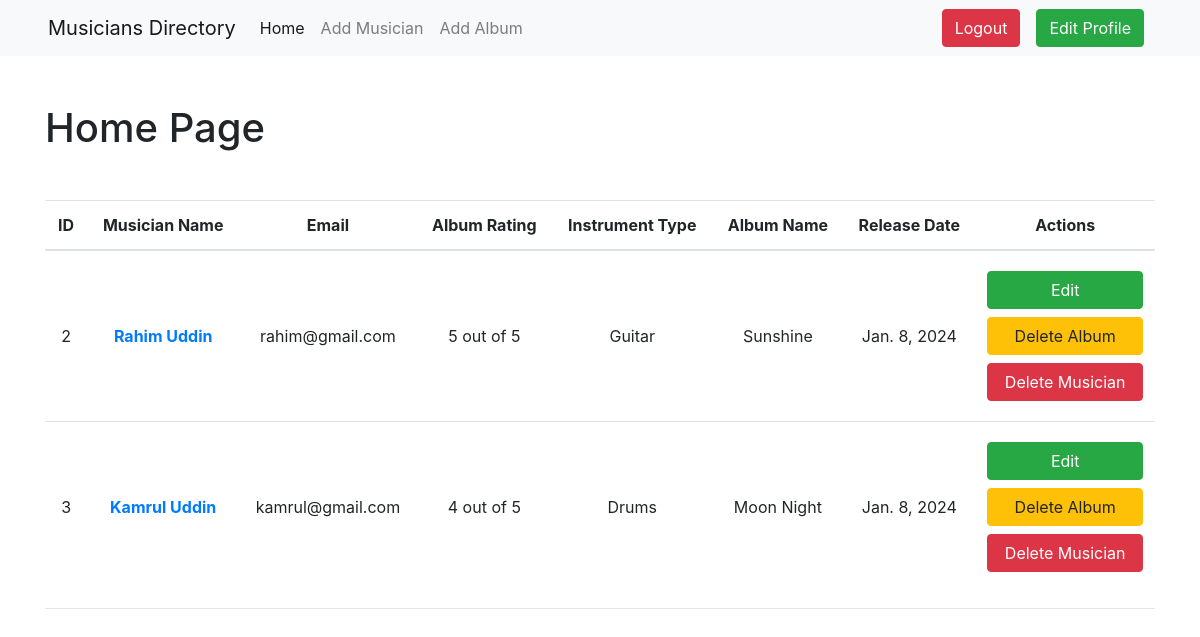
The app's page / (signed in) with its own data.
### album/models.py (models this page shows, shortened)
class Album(models.Model):
    name = models.CharField(max_length=50)
    musician = models.ForeignKey(Musician, on_delete=models.CASCADE)
    release = models.DateField(auto_now_add=True)
    rating = models.CharField(max_length=20,choices=(('1','1'), ('2','2'), ('3','3'), ('4','4'),('5','5')))

### musician/models.py (models this page shows, shortened)
class Musician(models.Model):
    first_name = models.CharField(max_length=50)
    last_name = models.CharField(max_length=50)
    email = models.EmailField()
    phone = models.CharField(max_length=20)
    instrument = models.CharField(max_length=50)

### MusiciansDirectory/views.py (the view)
# urls.py: 2. Add a URL to urlpatterns:  path('', views.home, name='home')
def home(request):
    data = Album.objects.all()
    return render(request,'home.html',{'data':data})

### templates/home.html (shortened to what this page needs)
{% extends "base.html" %}
{% block content %}
<div class="container">
    <br><br>
    <h1>Home Page</h1>
    <table class="table mt-5 text-center">
        <thead>
          <tr>
            <th scope="col">ID</th>
            <th scope="col">Musician Name</th>
            <th scope="col">Email</th>
            <th scope="col">Album Rating</th>
            <th scope="col">Instrument Type</th>
            <th scope="col">Album Name</th>
            <th scope="col">Release Date</th>
            {% if request.user.is_authenticated %}
            <th scope="col">Actions</th>
            {% endif %}
          </tr>
        </thead>
        <tbody>
            {% for i in data %}
                <tr>
                    <td class="align-middle">{{i.id}}</td>
                    <td class="align-middle"><a href="{% url 'edit_musician' i.musician.id %}"><b>{{i.musician.first_name}} {{i.musician.last_name}}</b></a></td>
                    <td class="align-middle">{{i.musician.email}}</td>
                    <td class="align-middle">{{i.rating}} out of 5</td>
                    <td class="align-middle">{{i.musician.instrument}}</td>
                    <td class="align-middle">{{i.name}}</td>
                    <td class="align-middle">{{i.release}}</td>
                    {% if request.user.is_authenticated %}
                    <td class="align-middle">
                      <a href="{% url 'edit_album' i.id %}" class="btn btn-success my-2 d-block">Edit</a>
                      <a href="{% url 'delete_album' i.id %}" class="btn btn-warning my-2 d-block">Delete Album</a>
                      <a href="{% url 'delete_musician' i.musician.id %}" class="btn btn-danger my-2 d-block ">Delete Musician</a>
                    </td>
                    {% endif %}
                </tr>
            {% endfor %}
        </tbody>
    </table>
    <hr>
</div>
{% endblock content %}

### records on screen
Album: id "2", musician.first_name "Rahim", musician.last_name "Uddin", musician.email "rahim@gmail.com", rating "5", musician.instrument "Guitar", name "Sunshine", release "Jan. 8, 2024"
Album: id "3", musician.first_name "Kamrul", musician.last_name "Uddin", musician.email "kamrul@gmail.com", rating "4", musician.instrument "Drums", name "Moon Night", release "Jan. 8, 2024"
